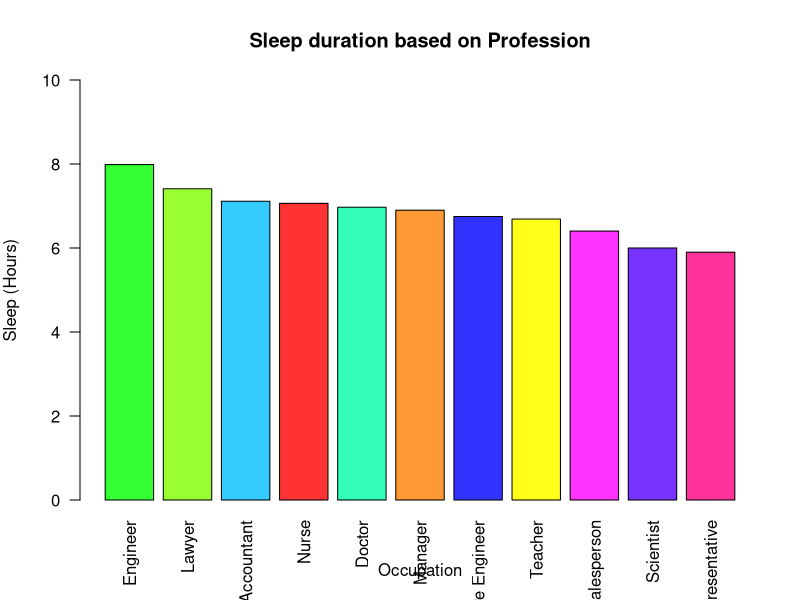
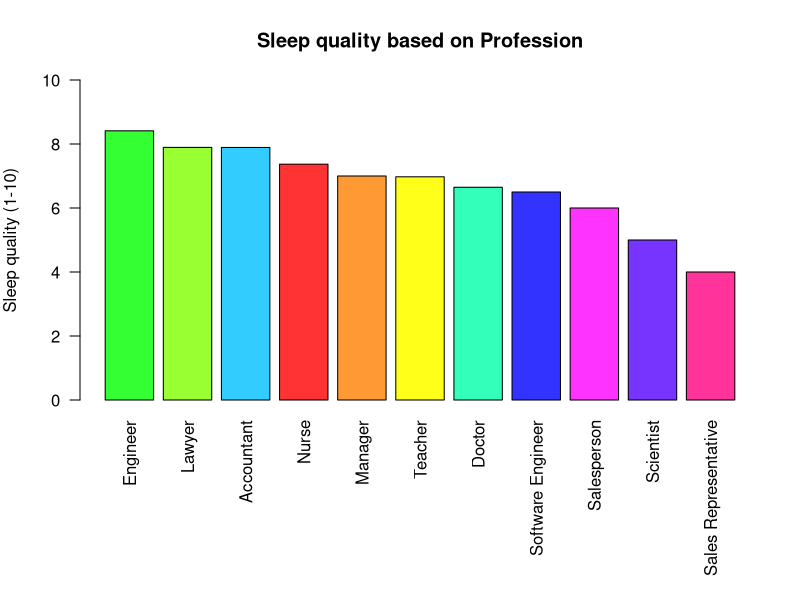
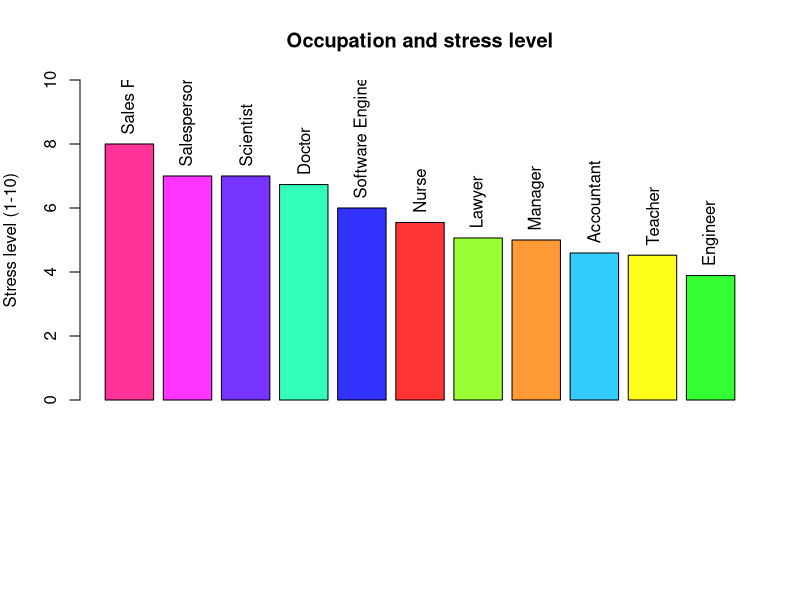

R code for these plots, in order:
## ---- chunk 1
#Reading the file 
sleep<-read.csv("sleep.csv")


## ---- chunk 2
#Types of Jobs at a study 
unique(sleep$occupation)

#Types of Sleep disorders in the study 
unique(sleep$sleep_disorder)


#Range of sleep quality 
sort(unique(sleep$sleep_quality))

#Sample size 
print(sample_size<-length(sleep$gender))

#Mean of sleep time
print(mean_sleepdur<-mean(sleep$sleep_duration))


## ---- chunk 3
coljack<- matrix(c("#33ccff","#33ffbb","#33ff33","#99ff33","#ff9933","#ff3333","#ff3399","#ff33ff","#7733ff","#3333ff","#ffff1a"), nrow=11)

sleepocdu<-aggregate( sleep_duration ~ occupation, data = sleep, FUN = mean) 
sleepocdu<-cbind(sleepocdu,coljack)
sleepocdu <- sleepocdu[order(-sleepocdu$sleep_duration),]
print(sleepocdu)

par(mar = c(5, 4, 4, 2))  

bpsd <- barplot(
  sleepocdu$sleep_duration, col = sleepocdu$coljack, main = "Sleep duration based on Profession", axis.lty = 0, ylim = c(0, 10), ylab = "Sleep (Hours)", xlab= "Occupation", names.arg = sleepocdu$occupation, las=2
)



## ---- chunk 4

sleepocqw<-aggregate( sleep_quality ~ occupation, data = sleep, FUN = mean)
sleepocqw<-cbind(sleepocqw,coljack)
sleepocqw <- sleepocqw[order(-sleepocqw$sleep_quality),]
print(sleepocqw)
par(mar = c(10, 4, 4, 2))
barplot(sleepocqw$sleep_quality,
        names.arg = sleepocqw$occupation,
        col = sleepocqw$coljack,
        main = "Sleep quality based on Profession",
        axis.lty = 0,
        las=2,
        ylim = c(0,10),
        ylab = "Sleep quality (1-10)"
        
        )
        


## ---- chunk 5
sleepocst<-aggregate(stress_level ~ occupation, data = sleep, FUN = mean )
sleepocst<-cbind(sleepocst,coljack)
sleepocst<-sleepocst[order(-sleepocst$stress_level),]
print(sleepocst)

bpst<-barplot(sleepocst$stress_level, col = sleepocst$coljack,  main = "Occupation and stress level", ylab = "Stress level (1-10)", ylim = c(0,10), )

text(x = bpst, y = sleepocst$stress_level + 0.3, labels = sleepocst$occupation, srt = 90,adj = 0,cex = 1
)
## ---- chunk 6
#| label: Sleep Disorder
table(sleep$sleep_disorder)
